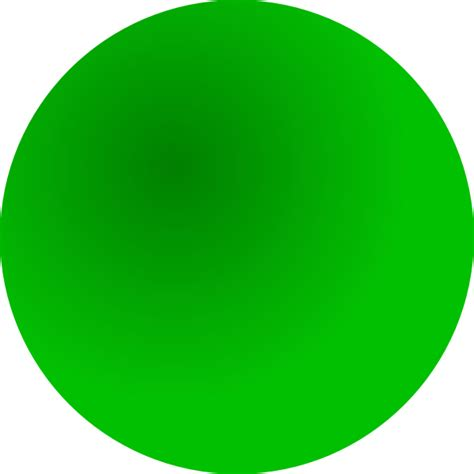
//> input picture green.png, 474 x 474 px, given in place of the camera
$ ./feedback   (built with g++ and OpenCV 4)
//> lines starting //> are read from the running program, lines starting //| are printed output that depends on the picture; after the words box and inside, x2 and y2 are one past the last pixel; in counts of white or black regions, pixels touching at a corner belong together
// This program should give a feedback . such that if I move the object towards the right
// then the servo should move towards right, and vice-versa

#include<opencv2/core/core.hpp>
#include <opencv2/core/utility.hpp>
#include<opencv2/highgui/highgui.hpp>
#include<opencv2/imgproc/imgproc.hpp>
#include<iostream>
#include "opencv2/objdetect.hpp"
#include <stdio.h>
#include <opencv2/opencv.hpp>
#include <opencv2/imgcodecs/imgcodecs.hpp>


using namespace std;
using namespace cv;

//TRACK A YELLOW BALL - OBJECT DETECTION METHOD USING COLOR SEPERATION OPEN CV 3.1.0   //author - Rachit Gulati

vector<Vec3f> v3fCircles;
Mat img;
int threshval = 100;

static void on_trackbar(int, void*)
{
    Mat bw = threshval < 128 ? (img < threshval) : (img > threshval);
    Mat labelImage(img.size(), CV_32S);
    int nLabels = connectedComponents(bw, labelImage, 4);
    std::vector<Vec3b> colors(nLabels);
    colors[0] = Vec3b(0, 0, 0);//background
    for(int label = 1; label < nLabels; ++label){
        colors[label] = Vec3b( (rand()&255), (rand()&255), (rand()&255) );
    }
    Mat dst(img.size(), CV_8UC3);
    for(int r = 0; r < dst.rows; ++r){
        for(int c = 0; c < dst.cols; ++c){
            int label = labelImage.at<int>(r, c);
            Vec3b &pixel = dst.at<Vec3b>(r, c);
            pixel = colors[label];
         }
     }

    imshow( "Connected Components", dst );
}

static void help()
{    cout << "\n This program demonstrates connected components and use of the trackbar\n"  "Usage: \n"   "  ./connected_components <image(../data/      		stuff.jpg as default)>\n"  "The image is converted to grayscale and displayed, another image has a trackbar\n"  "that controls thresholding 	and thereby 		the extracted contours which are drawn in color\n";}

const char* keys ={   "{help h||}{@image|../data/stuff.jpg|image for converting to a grayscale}"};

int main() {

	VideoCapture capWebcam(0);		// declare a VideoCapture object to associate webcam, 0 means use 1st (default) webcam

	if (capWebcam.isOpened() == false)	 //  To check if object was associated to webcam successfully
	{cout << "error: Webcam connect unsuccessful\n";	return(0);    }

	Mat imgOriginal;		// Input image
	Mat hsvImg;				// HSV Image
	Mat threshImg;			// Thresh Image

	std::vector<cv::Vec3f> v3fCircles;   // 3 element vector of floats, this will be the pass by reference output of HoughCircles(), why 3 float?

	char charCheckForEscKey = 0;

	int lowH = 115;
	int highH = 179;

	int lowS = 92;
	int highS = 255;

	int lowV = 110;
	int highV = 255;

	//RGB, Red green blue
	int lowR = 0;
	int highR = 255;

	int lowG = 0;
	int highG = 44;

	int lowB = 83;
	int highB = 255;

	while (charCheckForEscKey != 27 && capWebcam.isOpened())  // until the Esc is pressed or webcam connection is lost
	{
		bool blnFrameReadSuccessfully = capWebcam.read(imgOriginal);		// get next frame
//> imgOriginal is the input picture: 474 rows x 474 cols, CV_8UC3; mean B, G, R 55.9, 190.2, 55.8

		if (!blnFrameReadSuccessfully || imgOriginal.empty())
		{				// if frame read unsuccessfully
			cout << "error: frame can't read \n";						// print error message
			break;												// jump out of loop
		}

		cvtColor(imgOriginal, hsvImg, COLOR_BGR2HSV);						// Convert Original Image to HSV Thresh Image
//> hsvImg: 474 rows x 474 cols, CV_8UC3; mean H, S, V 51.9, 198.9, 190.3

		inRange(hsvImg, Scalar(lowH, lowS, lowV), Scalar(highH, highS, highV), threshImg);
//> threshImg: 474 rows x 474 cols, CV_8UC1; every value is 0
		GaussianBlur(threshImg, threshImg, Size(3, 3), 0);			//Blur Effect
		dilate(threshImg, threshImg, 0);								// Dilate Filter Effect
		erode(threshImg, threshImg, 0);									// Erode Filter Effect

		// fill circles vector with all circles in processed image
		HoughCircles(threshImg, v3fCircles, HOUGH_GRADIENT, 2, threshImg.rows / 4, 100, 50, 10, 800);  // algorithm for detecting circles
//> v3fCircles = empty

		for (int i = 0; i < v3fCircles.size(); i++)
		{						// for each circle
			//cout << "Ball position X = " << v3fCircles[i][0]	<< ",\tY = " << v3fCircles[i][1]<< ",\tRadius = " << v3fCircles[i][2] << "\n";
			// draw small green circle at center of object detected
			circle(imgOriginal,Point((int)v3fCircles[i][0], (int)v3fCircles[i][1]),3,Scalar(0,255,0),FILLED);

			circle(imgOriginal,Point((int)v3fCircles[i][0], (int)v3fCircles[i][1]),	(int)v3fCircles[i][2],Scalar(0,0,255),3);
		}
//> this loop made 0 passes

			Mat frame;
			capWebcam.read(frame);
			if (frame.empty()){cout << "No frame to read" << endl; break;}

			//cout << "Width  of Camera  frame :  " << frame.size().width << endl;
			//cout << "Height of Camera  frame :  " << frame.size().height << endl;

			Mat frame2;
			frame2 = frame.clone();      				//copy from the camera
			imwrite("screenshot.png", frame2);	        // write it to screenshot.png in this directory
			Mat frame3 = imread ("screenshot.png"); //read from the pic/screenshot

			//RGB
			Mat outPutRed;
			inRange(frame2, Scalar(lowR, lowG, lowB), Scalar(highR, highG, highB), outPutRed);
			GaussianBlur(outPutRed, outPutRed, Size(3, 3), 0);
			dilate(outPutRed, outPutRed, 0);
			erode(outPutRed, outPutRed, 0);

			HoughCircles(outPutRed, v3fCircles, HOUGH_GRADIENT, 2, outPutRed.rows / 4, 100, 50, 10, 100); // Algo for circles

			// Connected Componenets
			img = imread("screenshot.png", 0);
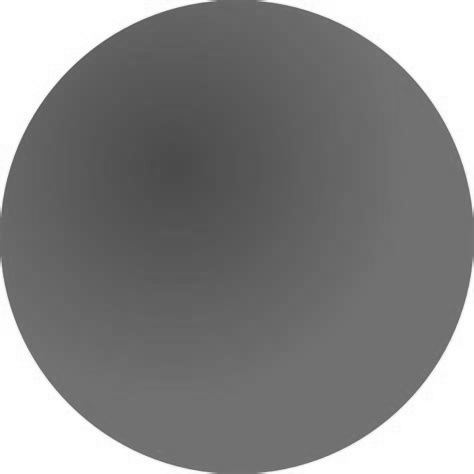
//> img: 474 rows x 474 cols, CV_8UC1; min 75, max 255, mean 134.3
			if(img.empty()) {cout << "Could not read input image file: " <<  endl;return -1;    }

			for (int i = 0; i< v3fCircles.size(); i++)
			{
			//cout << "Ball Pos X = " << v3fCircles[i][0] << ",\tY = " << v3fCircles[i][1] << ",\tRadians = " << v3fCircles[i][2] << endl;
				circle(    frame, Point((int)v3fCircles[i][0], (int)v3fCircles[i][1]), 3, Scalar(0, 255, 0), FILLED	);
				circle(   frame, Point((int)v3fCircles[i][0], (int)v3fCircles[i][1]), (int)v3fCircles[i][2], Scalar(0, 255, 0), 3);
			}

		// declare windows
		namedWindow("imgOriginal", WINDOW_AUTOSIZE);
		namedWindow("threshImg", WINDOW_AUTOSIZE);
		//namedWindow( "Image", 1 );
		namedWindow( "Connected Components", 1 );


		// Create trackbars in "threshImg" window to adjust according to object and environment.
		createTrackbar("LowH", "threshImg", &lowH, 179);	//Hue (0 - 179)
		createTrackbar("HighH", "threshImg", &highH, 179);
		createTrackbar("LowS", "threshImg", &lowS, 255);	//Saturation (0 - 255)
		createTrackbar("HighS", "threshImg", &highS, 255);
		createTrackbar("LowV", "threshImg", &lowV, 255);	//Value (0 - 255)
		createTrackbar("HighV", "threshImg", &highV, 255);
		createTrackbar( "Threshold", "Connected Components", &threshval, 255, on_trackbar ); // for conncted coponents
		on_trackbar(threshval, 0);
//> in on_trackbar, `Mat bw = threshval < 128 ? (img < threshval) : (img > threshval);`:
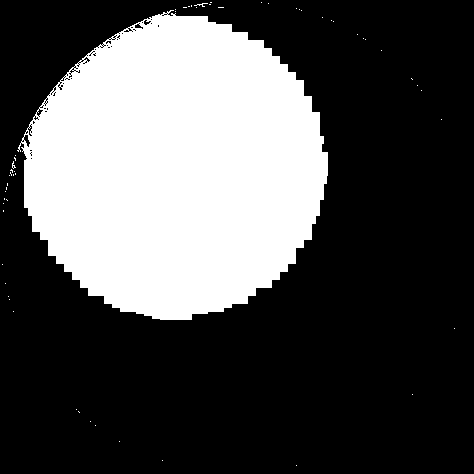
//> bw: 474 rows x 474 cols, CV_8UC1; 31.6% white; 57 white regions (55 under 20 px), largest, box (x1, y1, x2, y2) and area: (17, 10, 328, 320) 70792, (194, 3, 208, 7) 20
//> in on_trackbar, `int nLabels = connectedComponents(bw, labelImage, 4);`:
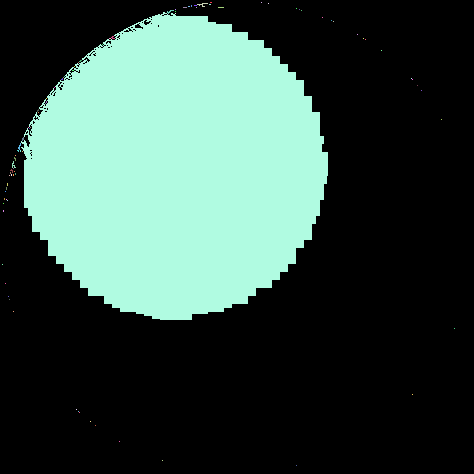
//> labelImage: 474 rows x 474 cols, CV_32SC1; 91 distinct labels, from 0 to 90; one colour per label, 0 black
//> in on_trackbar, `int nLabels = connectedComponents(bw, labelImage, 4);`: nLabels = 91
//> the loop in on_trackbar, `for(int label = 1; label < nLabels; ++label)` made 90 passes
//> in on_trackbar, `imshow( "Connected Components", dst );`:
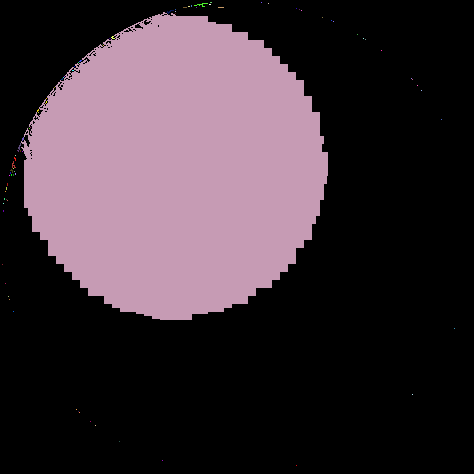
//> window 'Connected Components': 474 rows x 474 cols, CV_8UC3; mean B, G, R 56.7, 48.9, 62.4
		imshow("imgOriginal", imgOriginal);					// show windows
		imshow("threshImg", threshImg);
		imshow( "Image", img );
                imshow("screenshot", frame3);

		//RGB stuff
		createTrackbar("lowR", "outPutRed", &lowR, 255);
		createTrackbar("highR", "outPutRed", &highR, 255);
		createTrackbar("lowG", "outPutRed", &lowG, 255);
		createTrackbar("highG", "outPutRed", &highG, 255);
		createTrackbar("lowB", "outPutRed", &lowB, 255);
		createTrackbar("highB", "outPutRed", &highB, 255);

		imshow("Camera", frame);
		//imshow("Captured frame", frame2);
		imshow("Red Output From Camera", outPutRed);

		namedWindow("Camera", WINDOW_AUTOSIZE);
		namedWindow("outPutRed", WINDOW_AUTOSIZE);

		charCheckForEscKey = waitKey(1);					// delay and get key press
//> the Esc key is pressed
	}

	return(0);
}
